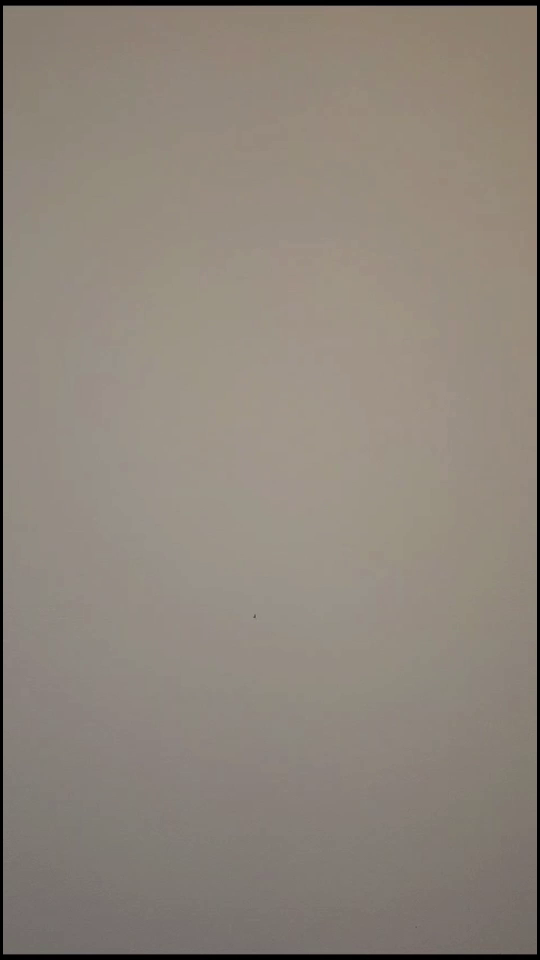
#> input picture frame 4 of My Sub Programs/Python Programs/BallProjectile/Tomato.mp4, 540 x 960 px
$ python single_output.py
#> lines starting #> are read from the running program, lines starting #| are printed output that depends on the picture; after the words box and inside, x2 and y2 are one past the last pixel; in counts of white or black regions, pixels touching at a corner belong together
#> further down, frame is the input picture: shape (960, 540, 3); mean B, G, R 123.3, 133.2, 141.9
import math
import cv2 as cv
import numpy as np
import time


def color_masking(frame, color_lower, color_upper):
#> called with color_lower = (0, 139, 0), color_upper = (180, 255, 255)
    hsv = cv.cvtColor(frame, cv.COLOR_BGR2HSV)
#> hsv: shape (960, 540, 3); mean H, S, V 15.8, 34.8, 141.9
    mask = cv.inRange(hsv, color_lower, color_upper)
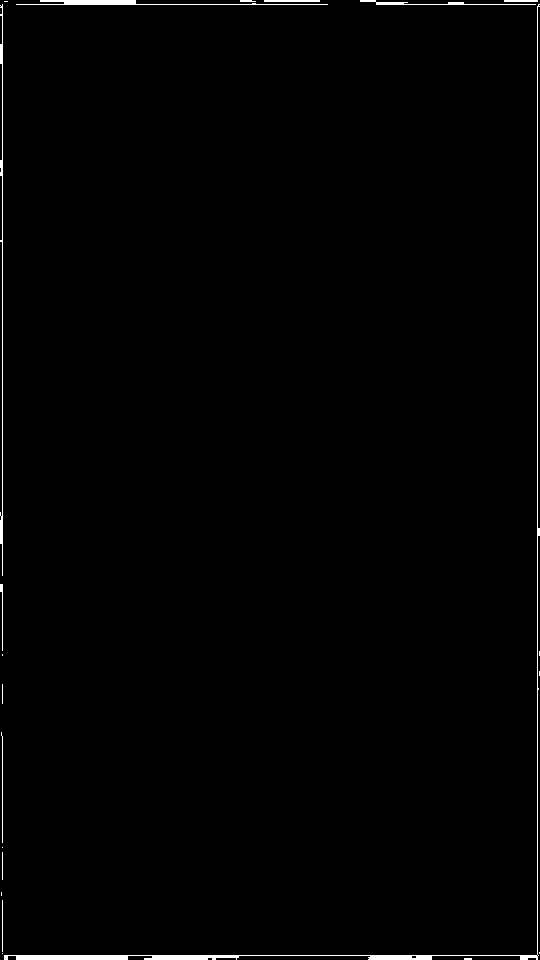
#> mask: shape (960, 540); 0.92% white; 21 white regions (9 under 20 px), largest, box (x1, y1, x2, y2) and area: (4, 4, 540, 960) 2583, (0, 4, 3, 576) 708, (16, 0, 328, 5) 652
    mask = cv.erode(mask, None, iterations=5)
#> mask: shape (960, 540); every value is 0
    mask = cv.dilate(mask, None, iterations=5)
    return mask


def large_contour_find(frame, mask):
    cnts, _ = cv.findContours(mask, cv.RETR_EXTERNAL, cv.CHAIN_APPROX_SIMPLE)
#> cnts = []
    if cnts:
        largest_contour = max(cnts, key=cv.contourArea)
        cv.drawContours(frame, [largest_contour], -1, (0, 255, 0), 3)
        return largest_contour
    return None


def center_find(cnt, img):
    M = cv.moments(cnt)
    if M["m00"] != 0:
        cX = int(M["m10"] / M["m00"])
        cY = int(M["m01"] / M["m00"])
        cv.circle(img, (cX, cY), 7, (255, 255, 255), -1)
        cv.putText(img, "center", (cX - 20, cY - 20),
                   cv.FONT_HERSHEY_SIMPLEX, 0.5, (255, 255, 255), 2)
        return cX, cY
    return None, None


def velo_draw(c_data, fps):
    dt = 1 / fps
    vX = (c_data[-1][0] - c_data[-2][0]) / dt
    vY = (c_data[-1][1] - c_data[-2][1]) / dt
    aY = None
    if len(c_data) > 3:
        K = -(-9.81 * dt) / (vY - c_data[-2][4])
        aY = K * (vY - c_data[-2][4]) / dt
    c_data[-1][3] = vX
    c_data[-1][4] = vY
    c_data[-1][5] = aY
    return c_data


def traj_draw(c_data, img):
    for index, data in enumerate(c_data):
        cv.circle(img, (data[0], data[1]), 5, (0, 255, 0), -1)
        if index > 0:
            cv.line(img, (data[0], data[1]), (c_data[index - 1]
                    [0], c_data[index - 1][1]), (0, 255, 0), 2)


def traj_pred(c_data, img):
    x, y = c_data[-1][0], c_data[-1][1]
    vX, vY = c_data[-1][3], c_data[-1][4]
    K = c_data[-1][6] if c_data[-1][6] is not None else 1
    dt = 0.01
    g = 9.81
    t = np.arange(0, 2, dt)
    predicted_x = x + vX * t
    predicted_y = y + vY * t + 0.5 * g * (1/K) * t ** 2
    points = np.array(
        list(zip(predicted_x.astype(int), predicted_y.astype(int))))
    cv.polylines(img, [points], isClosed=False, color=(255, 0, 0), thickness=2)


# Color range for masking
ColorLower = (0, 139, 0)
ColorUpper = (180, 255, 255)
c_data = []

cap = cv.VideoCapture('Tomato.mp4')
fps = cap.get(cv.CAP_PROP_FPS)

while True:
    ret, frame = cap.read()
    if not ret:
        break

    mask = color_masking(frame, ColorLower, ColorUpper)
    largest_contour = large_contour_find(frame, mask)
    if largest_contour is not None:
        cX, cY = center_find(largest_contour, frame)
        if cX is not None and cY is not None:
            c_data.append([cX, cY, time.time(), None, None, None, None])
            if len(c_data) > 1:
                c_data = velo_draw(c_data, fps)
                traj_draw(c_data, frame)
            if len(c_data) >= 5:
                traj_pred(c_data, frame)

    cv.imshow('Unified Video Output', frame)
    time.sleep(0.3)
    if cv.waitKey(1) & 0xFF == ord('q'):
#> (key q is pressed here)
        break

cap.release()
cv.destroyAllWindows()

$ run again, starting later in the video
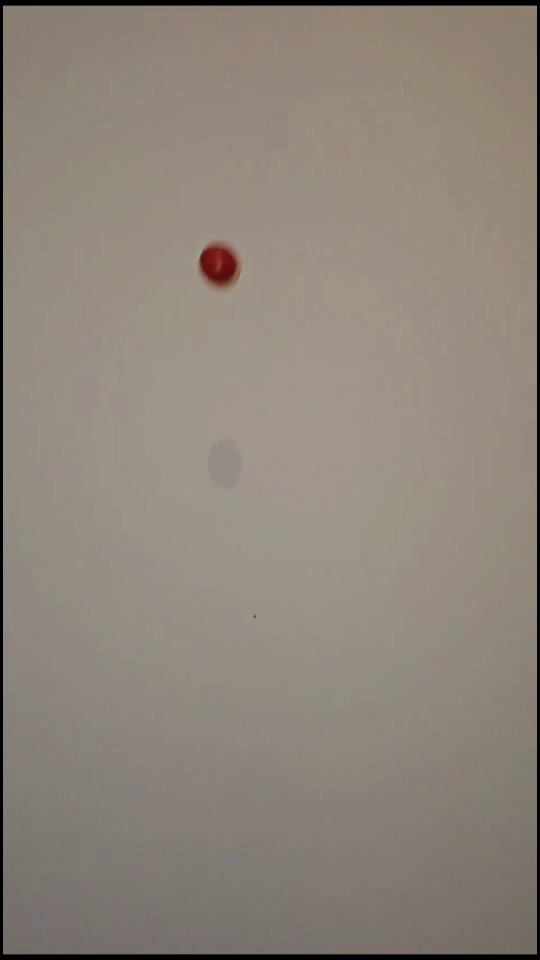
#> input picture frame 18 of My Sub Programs/Python Programs/BallProjectile/Tomato.mp4, 540 x 960 px
#> frame is the input picture: shape (960, 540, 3); mean B, G, R 123.1, 132.8, 141.9
#> hsv: shape (960, 540, 3); mean H, S, V 15.6, 35.2, 141.9
#> in color_masking, `mask = cv.erode(mask, None, iterations=5)`:
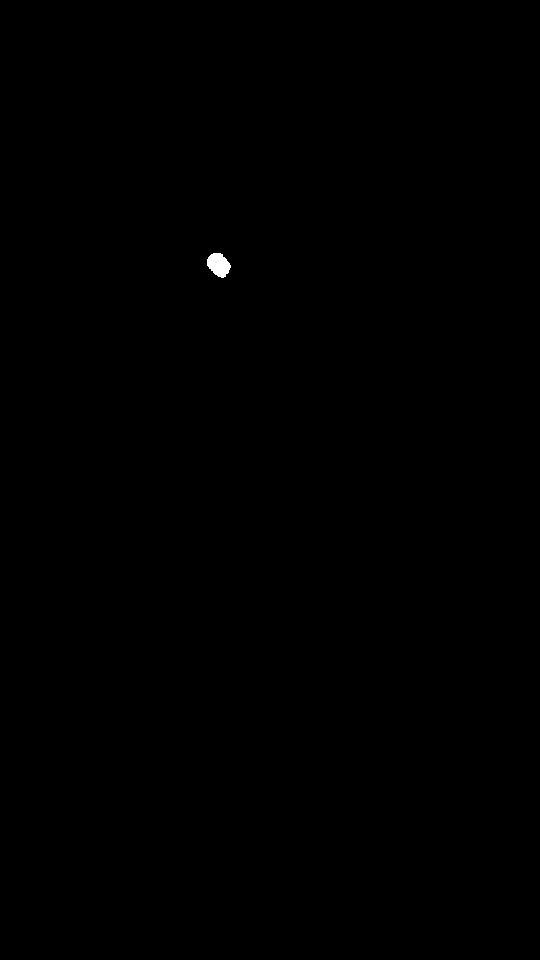
#> mask: shape (960, 540); 0.08% white; 1 white region, box (x1, y1, x2, y2) and area: (207, 253, 231, 278) 415
#> cnts = 1 contour; box (x1, y1, x2, y2) and area: (202, 248, 236, 283) 950
#> in large_contour_find, `largest_contour = max(cnts, key=cv.contourArea)`: largest_contour = contour of 42 points, box (x1, y1, x2, y2) (202, 248, 236, 283), area 950
#> frame: shape (960, 540, 3); 0.1% of pixels changed, all inside (x1, y1, x2, y2) = (200, 246, 238, 285)
#> M = moments, m00 950.5, centre m10/m00, m01/m00 = (218.4, 264.6)
#> in center_find, `cX = int(M["m10"] / M["m00"])`: cX = 218
#> in center_find, `cY = int(M["m01"] / M["m00"])`: cY = 264
#> in center_find, `cv.putText(img, "center", (cX - 20, cY - 20), cv.FONT_HERSHEY_SIMPLEX,..`:
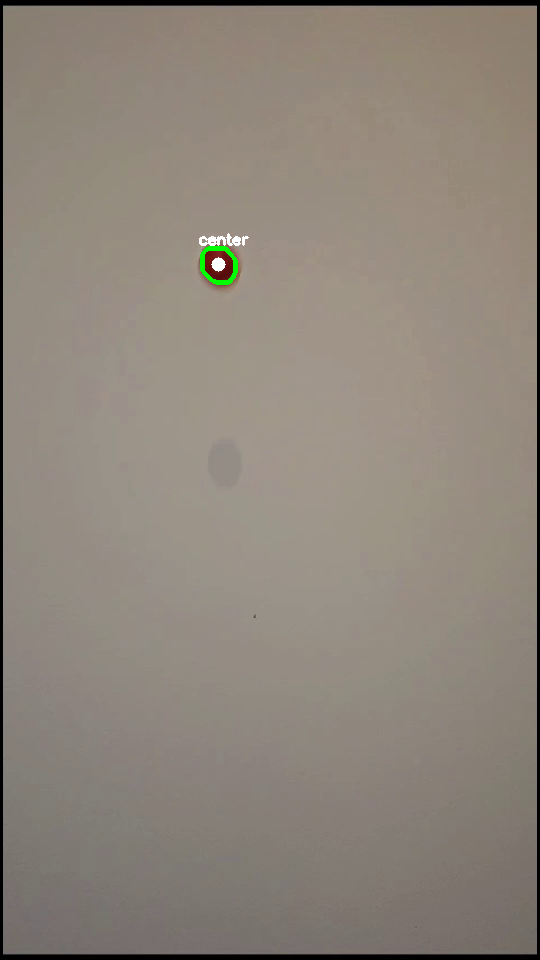
#> img: shape (960, 540, 3); mean B, G, R 123.2, 133.2, 141.9
#> `cX, cY = center_find(largest_contour, frame)`: cX = 218; cY = 264

$ run again, starting later in the video
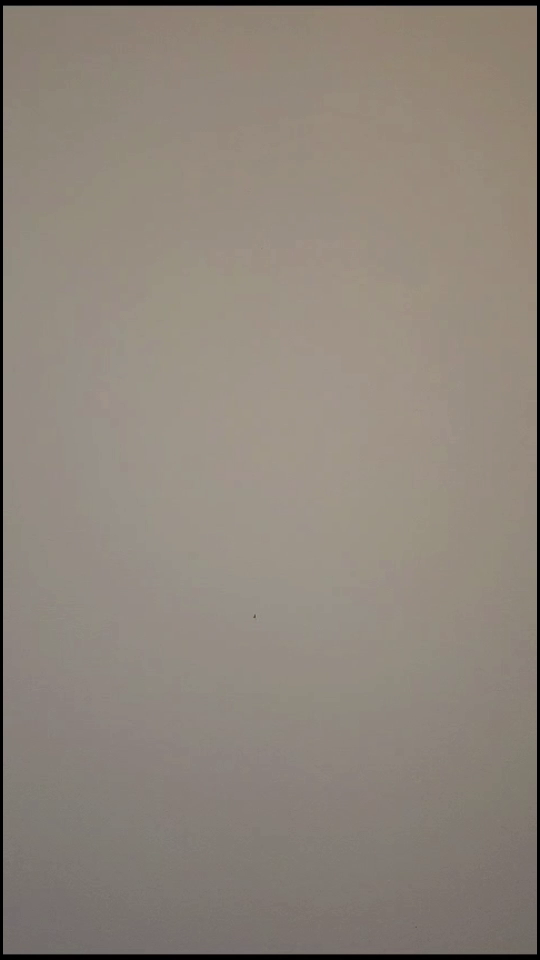
#> input picture frame 33 of My Sub Programs/Python Programs/BallProjectile/Tomato.mp4, 540 x 960 px
#> frame is the input picture: shape (960, 540, 3); mean B, G, R 123.3, 133.2, 142.1
#> hsv: shape (960, 540, 3); mean H, S, V 15.6, 35.1, 142.1
#> in color_masking, `mask = cv.inRange(hsv, color_lower, color_upper)`:
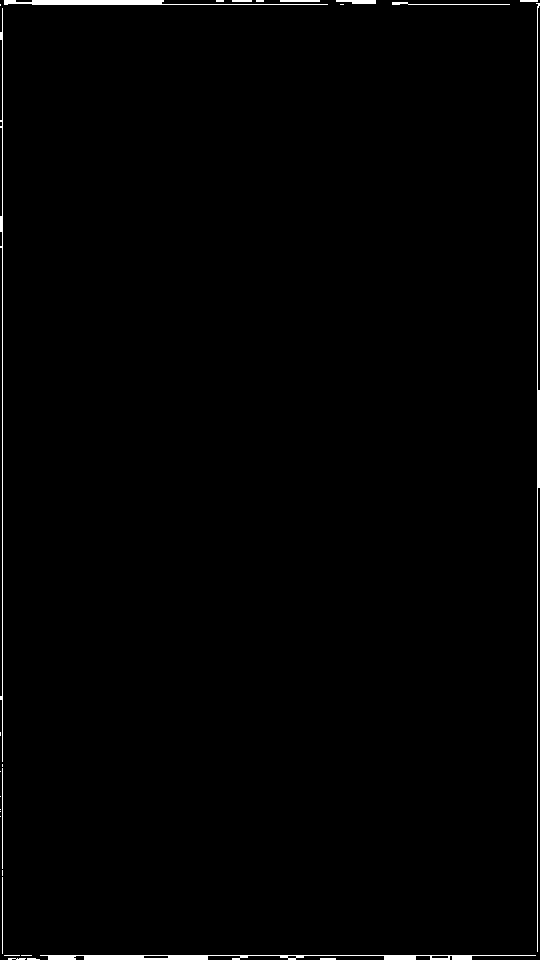
#> mask: shape (960, 540); 0.97% white; 28 white regions (14 under 20 px), largest, box (x1, y1, x2, y2) and area: (40, 955, 536, 960) 1390, (536, 3, 540, 952) 1152, (4, 0, 328, 5) 904
#> cnts = []
